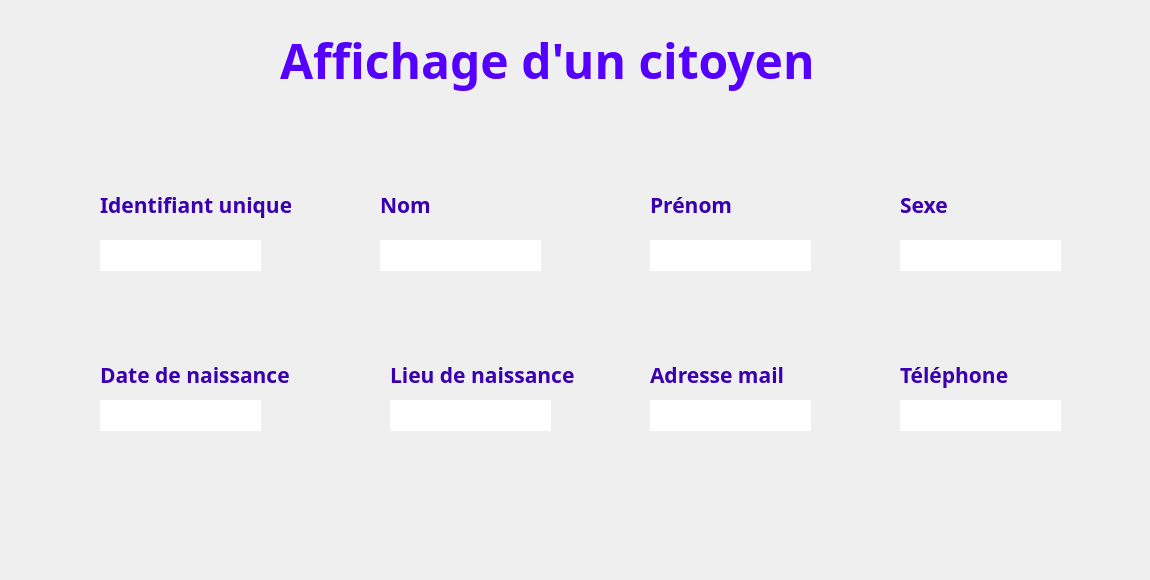
      <widget class="QWidget" name="page_9">
       <widget class="QLineEdit" name="out_nom_2">
        <property name="geometry">
         <rect>
          <x>380</x>
          <y>240</y>
          <width>161</width>
          <height>31</height>
         </rect>
        </property>
        <property name="font">
         <font>
          <family>Javanese Text</family>
          <pointsize>12</pointsize>
         </font>
        </property>
        <property name="styleSheet">
         <string notr="true">#out_nom_2 {
background-color: transparent;
border-image: url(:champs.png);
background: none;
border: none;
background-repeat: none;
}
</string>
        </property>
        <property name="readOnly">
         <bool>true</bool>
        </property>
       </widget>
       <widget class="QLineEdit" name="out_prenom">
        <property name="geometry">
         <rect>
          <x>650</x>
          <y>240</y>
          <width>161</width>
          <height>31</height>
         </rect>
        </property>
        <property name="font">
         <font>
          <family>Javanese Text</family>
          <pointsize>12</pointsize>
         </font>
        </property>
        <property name="styleSheet">
         <string notr="true">#out_prenom{
background-color: transparent;
border-image: url(:champs.png);
background: none;
border: none;
background-repeat: none;
}
</string>
        </property>
        <property name="readOnly">
         <bool>true</bool>
        </property>
       </widget>
       <widget class="QLineEdit" name="out_sexe">
        <property name="geometry">
         <rect>
          <x>900</x>
          <y>240</y>
          <width>161</width>
          <height>31</height>
         </rect>
        </property>
        <property name="font">
         <font>
          <family>Javanese Text</family>
          <pointsize>12</pointsize>
         </font>
        </property>
        <property name="styleSheet">
         <string notr="true">#out_sexe {
background-color: transparent;
border-image: url(:champs.png);
background: none;
border: none;
background-repeat: none;
}
</string>
        </property>
        <property name="readOnly">
         <bool>true</bool>
        </property>
       </widget>
       <widget class="QPushButton" name="pushButton_del_cit">
        <property name="geometry">
         <rect>
          <x>1080</x>
          <y>510</y>
          <width>61</width>
          <height>51</height>
         </rect>
        </property>
        <property name="styleSheet">
         <string notr="true">#pushButton_del_cit{
background-color: transparent;
border-image: url(:delete.png);
background: none;
border: none;
background-repeat: none;
}
</string>
        </property>
        <property name="text">
         <string/>
        </property>
       </widget>
       <widget class="QPushButton" name="pushButton_maj_cit">
        <property name="geometry">
         <rect>
          <x>1000</x>
          <y>510</y>
          <width>71</width>
          <height>61</height>
         </rect>
        </property>
        <property name="styleSheet">
         <string notr="true">#pushButton_maj_cit{
background-color: transparent;
border-image: url(:edit_ZV.png);
background: none;
border: none;
background-repeat: none;
}
</string>
        </property>
        <property name="text">
         <string/>
        </property>
       </widget>
       <widget class="QPushButton" name="majcit_cancel">
        <property name="geometry">
         <rect>
          <x>30</x>
          <y>520</y>
          <width>151</width>
          <height>41</height>
         </rect>
        </property>
        <property name="styleSheet">
         <string notr="true">#majcit_cancel{
background-color: transparent;
border-image: url(:Annuler.png);
background: none;
border: none;
background-repeat: none;
}
#majcit_cancel:hover{
background-color: transparent;
border-image: url(:Annuler_P.png);
background: none;
border: none;
background-repeat: none;
}</string>
        </property>
        <property name="text">
         <string/>
        </property>
       </widget>
       <widget class="QLineEdit" name="out_tel">
        <property name="geometry">
         <rect>
          <x>900</x>
          <y>400</y>
          <width>161</width>
          <height>31</height>
         </rect>
        </property>
        <property name="font">
         <font>
          <family>Javanese Text</family>
          <pointsize>12</pointsize>
         </font>
        </property>
        <property name="styleSheet">
         <string notr="true">#out_tel {
background-color: transparent;
border-image: url(:champs.png);
background: none;
border: none;
background-repeat: none;
}
</string>
        </property>
        <property name="readOnly">
         <bool>true</bool>
        </property>
       </widget>
       <widget class="QLineEdit" name="out_lieu">
        <property name="geometry">
         <rect>
          <x>390</x>
          <y>400</y>
          <width>161</width>
          <height>31</height>
         </rect>
        </property>
        <property name="font">
         <font>
          <family>Javanese Text</family>
          <pointsize>12</pointsize>
         </font>
        </property>
        <property name="styleSheet">
         <string notr="true">#out_lieu {
background-color: transparent;
border-image: url(:champs.png);
background: none;
border: none;
background-repeat: none;
}
</string>
        </property>
        <property name="readOnly">
         <bool>true</bool>
        </property>
       </widget>
       <widget class="QPushButton" name="pushButton_impression">
        <property name="geometry">
         <rect>
          <x>430</x>
          <y>150</y>
          <width>81</width>
          <height>61</height>
         </rect>
        </property>
        <property name="styleSheet">
         <string notr="true">#pushButton_impression{
background-color: transparent;
border-image: url(:imprimer.png);
background: none;
border: none;
background-repeat: none;
}
</string>
        </property>
        <property name="text">
         <string/>
        </property>
       </widget>
       <widget class="QLineEdit" name="out_mail">
        <property name="geometry">
         <rect>
          <x>650</x>
          <y>400</y>
          <width>161</width>
          <height>31</height>
         </rect>
        </property>
        <property name="font">
         <font>
          <family>Javanese Text</family>
          <pointsize>12</pointsize>
         </font>
        </property>
        <property name="styleSheet">
         <string notr="true">#out_mail {
background-color: transparent;
border-image: url(:champs.png);
background: none;
border: none;
background-repeat: none;
}
</string>
        </property>
        <property name="readOnly">
         <bool>true</bool>
        </property>
       </widget>
       <widget class="QLineEdit" name="out_id_2">
        <property name="geometry">
         <rect>
          <x>100</x>
          <y>240</y>
          <width>161</width>
          <height>31</height>
         </rect>
        </property>
        <property name="font">
         <font>
          <family>Javanese Text</family>
          <pointsize>12</pointsize>
         </font>
        </property>
        <property name="styleSheet">
         <string notr="true">#out_id_2{
background-color: transparent;
border-image: url(:champs.png);
background: none;
border: none;
background-repeat: none;
}
</string>
        </property>
        <property name="text">
         <string/>
        </property>
        <property name="readOnly">
         <bool>true</bool>
        </property>
       </widget>
       <widget class="QLineEdit" name="out_naissance">
        <property name="geometry">
         <rect>
          <x>100</x>
          <y>400</y>
          <width>161</width>
          <height>31</height>
         </rect>
        </property>
        <property name="font">
         <font>
          <family>Javanese Text</family>
          <pointsize>12</pointsize>
         </font>
        </property>
        <property name="styleSheet">
         <string notr="true">#out_naissance {
background-color: transparent;
border-image: url(:champs.png);
background: none;
border: none;
background-repeat: none;
}
</string>
        </property>
        <property name="readOnly">
         <bool>true</bool>
        </property>
       </widget>
       <widget class="QLabel" name="label_36">
        <property name="geometry">
         <rect>
          <x>280</x>
          <y>20</y>
          <width>681</width>
          <height>81</height>
         </rect>
        </property>
        <property name="font">
         <font>
          <family>Segoe Print</family>
         </font>
        </property>
        <property name="styleSheet">
         <string notr="true">#label_16 {
background-color: transparent;
background: none;
border: none;
background-repeat: none;
}
</string>
        </property>
        <property name="text">
         <string>&lt;html&gt;&lt;head/&gt;&lt;body&gt;&lt;p&gt;&lt;span style=&quot; font-size:36pt; font-weight:600; color:#5500ff;&quot;&gt;Affichage d'un citoyen&lt;/span&gt;&lt;/p&gt;&lt;/body&gt;&lt;/html&gt;</string>
        </property>
        <property name="textFormat">
         <enum>Qt::AutoText</enum>
        </property>
        <property name="scaledContents">
         <bool>false</bool>
        </property>
       </widget>
       <widget class="QLabel" name="label_193">
        <property name="geometry">
         <rect>
          <x>650</x>
          <y>190</y>
          <width>191</width>
          <height>31</height>
         </rect>
        </property>
        <property name="palette">
         <palette>
          <active>
           <colorrole role="WindowText">
            <brush brushstyle="SolidPattern">
             <color alpha="255">
              <red>4</red>
              <green>7</green>
              <blue>62</blue>
             </color>
            </brush>
           </colorrole>
          </active>
          <inactive>
           <colorrole role="WindowText">
            <brush brushstyle="SolidPattern">
             <color alpha="255">
              <red>4</red>
              <green>7</green>
              <blue>62</blue>
             </color>
            </brush>
           </colorrole>
          </inactive>
          <disabled>
           <colorrole role="WindowText">
            <brush brushstyle="SolidPattern">
             <color alpha="255">
              <red>120</red>
              <green>120</green>
              <blue>120</blue>
             </color>
            </brush>
           </colorrole>
          </disabled>
         </palette>
        </property>
        <property name="font">
         <font>
          <family>Corbel</family>
         </font>
        </property>
        <property name="text">
         <string>&lt;html&gt;&lt;head/&gt;&lt;body&gt;&lt;p&gt;&lt;span style=&quot; font-size:16pt; font-weight:600; color:#3a00af;&quot;&gt;Prénom&lt;/span&gt;&lt;/p&gt;&lt;/body&gt;&lt;/html&gt;</string>
        </property>
       </widget>
       <widget class="QLabel" name="label_194">
        <property name="geometry">
         <rect>
          <x>380</x>
          <y>190</y>
          <width>191</width>
          <height>31</height>
         </rect>
        </property>
        <property name="palette">
         <palette>
          <active>
           <colorrole role="WindowText">
            <brush brushstyle="SolidPattern">
             <color alpha="255">
              <red>4</red>
              <green>7</green>
              <blue>62</blue>
             </color>
            </brush>
           </colorrole>
          </active>
          <inactive>
           <colorrole role="WindowText">
            <brush brushstyle="SolidPattern">
             <color alpha="255">
              <red>4</red>
              <green>7</green>
              <blue>62</blue>
             </color>
            </brush>
           </colorrole>
          </inactive>
          <disabled>
           <colorrole role="WindowText">
            <brush brushstyle="SolidPattern">
             <color alpha="255">
              <red>120</red>
              <green>120</green>
              <blue>120</blue>
             </color>
            </brush>
           </colorrole>
          </disabled>
         </palette>
        </property>
        <property name="font">
         <font>
          <family>Corbel</family>
         </font>
        </property>
        <property name="text">
         <string>&lt;html&gt;&lt;head/&gt;&lt;body&gt;&lt;p&gt;&lt;span style=&quot; font-size:16pt; font-weight:600; color:#3a00af;&quot;&gt;Nom&lt;/span&gt;&lt;/p&gt;&lt;/body&gt;&lt;/html&gt;</string>
        </property>
       </widget>
       <widget class="QLabel" name="label_195">
        <property name="geometry">
         <rect>
          <x>100</x>
          <y>190</y>
          <width>191</width>
          <height>31</height>
         </rect>
        </property>
        <property name="palette">
         <palette>
          <active>
           <colorrole role="WindowText">
            <brush brushstyle="SolidPattern">
             <color alpha="255">
              <red>4</red>
              <green>7</green>
              <blue>62</blue>
             </color>
            </brush>
           </colorrole>
          </active>
          <inactive>
           <colorrole role="WindowText">
            <brush brushstyle="SolidPattern">
             <color alpha="255">
              <red>4</red>
              <green>7</green>
              <blue>62</blue>
             </color>
            </brush>
           </colorrole>
          </inactive>
          <disabled>
           <colorrole role="WindowText">
            <brush brushstyle="SolidPattern">
             <color alpha="255">
              <red>120</red>
              <green>120</green>
              <blue>120</blue>
             </color>
            </brush>
           </colorrole>
          </disabled>
         </palette>
        </property>
        <property name="font">
         <font>
          <family>Corbel</family>
         </font>
        </property>
        <property name="text">
         <string>&lt;html&gt;&lt;head/&gt;&lt;body&gt;&lt;p&gt;&lt;span style=&quot; font-size:16pt; font-weight:600; color:#3a00af;&quot;&gt;Identifiant unique&lt;/span&gt;&lt;/p&gt;&lt;/body&gt;&lt;/html&gt;</string>
        </property>
       </widget>
       <widget class="QLabel" name="label_196">
        <property name="geometry">
         <rect>
          <x>900</x>
          <y>190</y>
          <width>191</width>
          <height>31</height>
         </rect>
        </property>
        <property name="palette">
         <palette>
          <active>
           <colorrole role="WindowText">
            <brush brushstyle="SolidPattern">
             <color alpha="255">
              <red>4</red>
              <green>7</green>
              <blue>62</blue>
             </color>
            </brush>
           </colorrole>
          </active>
          <inactive>
           <colorrole role="WindowText">
            <brush brushstyle="SolidPattern">
             <color alpha="255">
              <red>4</red>
              <green>7</green>
              <blue>62</blue>
             </color>
            </brush>
           </colorrole>
          </inactive>
          <disabled>
           <colorrole role="WindowText">
            <brush brushstyle="SolidPattern">
             <color alpha="255">
              <red>120</red>
              <green>120</green>
              <blue>120</blue>
             </color>
            </brush>
           </colorrole>
          </disabled>
         </palette>
        </property>
        <property name="font">
         <font>
          <family>Corbel</family>
         </font>
        </property>
        <property name="text">
         <string>&lt;html&gt;&lt;head/&gt;&lt;body&gt;&lt;p&gt;&lt;span style=&quot; font-size:16pt; font-weight:600; color:#3a00af;&quot;&gt;Sexe&lt;/span&gt;&lt;/p&gt;&lt;/body&gt;&lt;/html&gt;</string>
        </property>
       </widget>
       <widget class="QLabel" name="label_197">
        <property name="geometry">
         <rect>
          <x>390</x>
          <y>360</y>
          <width>191</width>
          <height>31</height>
         </rect>
        </property>
        <property name="palette">
         <palette>
          <active>
           <colorrole role="WindowText">
            <brush brushstyle="SolidPattern">
             <color alpha="255">
              <red>4</red>
              <green>7</green>
              <blue>62</blue>
             </color>
            </brush>
           </colorrole>
          </active>
          <inactive>
           <colorrole role="WindowText">
            <brush brushstyle="SolidPattern">
             <color alpha="255">
              <red>4</red>
              <green>7</green>
              <blue>62</blue>
             </color>
            </brush>
           </colorrole>
          </inactive>
          <disabled>
           <colorrole role="WindowText">
            <brush brushstyle="SolidPattern">
             <color alpha="255">
              <red>120</red>
              <green>120</green>
              <blue>120</blue>
             </color>
            </brush>
           </colorrole>
          </disabled>
         </palette>
        </property>
        <property name="font">
         <font>
          <family>Corbel</family>
         </font>
        </property>
        <property name="text">
         <string>&lt;html&gt;&lt;head/&gt;&lt;body&gt;&lt;p&gt;&lt;span style=&quot; font-size:16pt; font-weight:600; color:#3a00af;&quot;&gt;Lieu de naissance&lt;/span&gt;&lt;/p&gt;&lt;/body&gt;&lt;/html&gt;</string>
        </property>
       </widget>
       <widget class="QLabel" name="label_198">
        <property name="geometry">
         <rect>
          <x>650</x>
          <y>360</y>
          <width>191</width>
          <height>31</height>
         </rect>
        </property>
        <property name="palette">
         <palette>
          <active>
           <colorrole role="WindowText">
            <brush brushstyle="SolidPattern">
             <color alpha="255">
              <red>4</red>
              <green>7</green>
              <blue>62</blue>
             </color>
            </brush>
           </colorrole>
          </active>
          <inactive>
           <colorrole role="WindowText">
            <brush brushstyle="SolidPattern">
             <color alpha="255">
              <red>4</red>
              <green>7</green>
              <blue>62</blue>
             </color>
            </brush>
           </colorrole>
          </inactive>
          <disabled>
           <colorrole role="WindowText">
            <brush brushstyle="SolidPattern">
             <color alpha="255">
              <red>120</red>
              <green>120</green>
              <blue>120</blue>
             </color>
            </brush>
           </colorrole>
          </disabled>
         </palette>
        </property>
        <property name="font">
         <font>
          <family>Corbel</family>
         </font>
        </property>
        <property name="text">
         <string>&lt;html&gt;&lt;head/&gt;&lt;body&gt;&lt;p&gt;&lt;span style=&quot; font-size:16pt; font-weight:600; color:#3a00af;&quot;&gt;Adresse mail&lt;/span&gt;&lt;/p&gt;&lt;/body&gt;&lt;/html&gt;</string>
        </property>
       </widget>
       <widget class="QLabel" name="label_199">
        <property name="geometry">
         <rect>
          <x>100</x>
          <y>360</y>
          <width>191</width>
          <height>31</height>
         </rect>
        </property>
        <property name="palette">
         <palette>
          <active>
           <colorrole role="WindowText">
            <brush brushstyle="SolidPattern">
             <color alpha="255">
              <red>4</red>
              <green>7</green>
              <blue>62</blue>
             </color>
            </brush>
           </colorrole>
          </active>
          <inactive>
           <colorrole role="WindowText">
            <brush brushstyle="SolidPattern">
             <color alpha="255">
              <red>4</red>
              <green>7</green>
              <blue>62</blue>
             </color>
            </brush>
           </colorrole>
          </inactive>
          <disabled>
           <colorrole role="WindowText">
            <brush brushstyle="SolidPattern">
             <color alpha="255">
              <red>120</red>
              <green>120</green>
              <blue>120</blue>
             </color>
            </brush>
           </colorrole>
          </disabled>
         </palette>
        </property>
        <property name="font">
         <font>
          <family>Corbel</family>
         </font>
        </property>
        <property name="text">
         <string>&lt;html&gt;&lt;head/&gt;&lt;body&gt;&lt;p&gt;&lt;span style=&quot; font-size:16pt; font-weight:600; color:#3a00af;&quot;&gt;Date de naissance&lt;/span&gt;&lt;/p&gt;&lt;/body&gt;&lt;/html&gt;</string>
        </property>
       </widget>
       <widget class="QLabel" name="label_200">
        <property name="geometry">
         <rect>
          <x>900</x>
          <y>360</y>
          <width>191</width>
          <height>31</height>
         </rect>
        </property>
        <property name="palette">
         <palette>
          <active>
           <colorrole role="WindowText">
            <brush brushstyle="SolidPattern">
             <color alpha="255">
              <red>4</red>
              <green>7</green>
              <blue>62</blue>
             </color>
            </brush>
           </colorrole>
          </active>
          <inactive>
           <colorrole role="WindowText">
            <brush brushstyle="SolidPattern">
             <color alpha="255">
              <red>4</red>
              <green>7</green>
              <blue>62</blue>
             </color>
            </brush>
           </colorrole>
          </inactive>
          <disabled>
           <colorrole role="WindowText">
            <brush brushstyle="SolidPattern">
             <color alpha="255">
              <red>120</red>
              <green>120</green>
              <blue>120</blue>
             </color>
            </brush>
           </colorrole>
          </disabled>
         </palette>
        </property>
        <property name="font">
         <font>
          <family>Corbel</family>
         </font>
        </property>
        <property name="text">
         <string>&lt;html&gt;&lt;head/&gt;&lt;body&gt;&lt;p&gt;&lt;span style=&quot; font-size:16pt; font-weight:600; color:#3a00af;&quot;&gt;Téléphone&lt;/span&gt;&lt;/p&gt;&lt;/body&gt;&lt;/html&gt;</string>
        </property>
       </widget>
      </widget>
